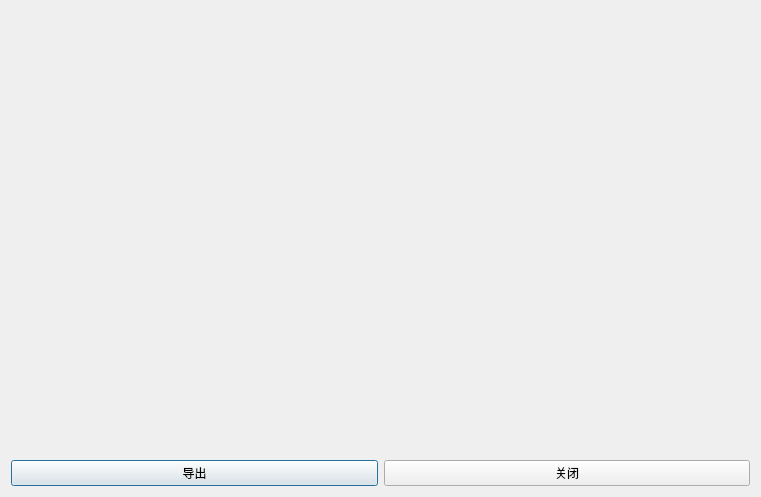
<?xml version="1.0" encoding="UTF-8"?>
<ui version="4.0">
 <class>QCannyShwDialog</class>
 <widget class="QDialog" name="QCannyShwDialog">
  <property name="geometry">
   <rect>
    <x>0</x>
    <y>0</y>
    <width>761</width>
    <height>497</height>
   </rect>
  </property>
  <property name="windowTitle">
   <string>Canny边缘检测结果</string>
  </property>
  <property name="windowIcon">
   <iconset resource="picdealsrc.qrc">
    <normaloff>:/resources/PicDeal.ico</normaloff>:/resources/PicDeal.ico</iconset>
  </property>
  <layout class="QGridLayout" name="gridLayout">
   <item row="0" column="1" colspan="2">
    <widget class="QLabel" name="cannyshow">
     <property name="text">
      <string/>
     </property>
    </widget>
   </item>
   <item row="1" column="1">
    <widget class="QPushButton" name="BNSAVE">
     <property name="text">
      <string>导出</string>
     </property>
    </widget>
   </item>
   <item row="1" column="2">
    <widget class="QPushButton" name="BNEXIT">
     <property name="text">
      <string>关闭</string>
     </property>
    </widget>
   </item>
  </layout>
 </widget>
 <resources>
  <include location="picdealsrc.qrc"/>
 </resources>
 <connections/>
</ui>
